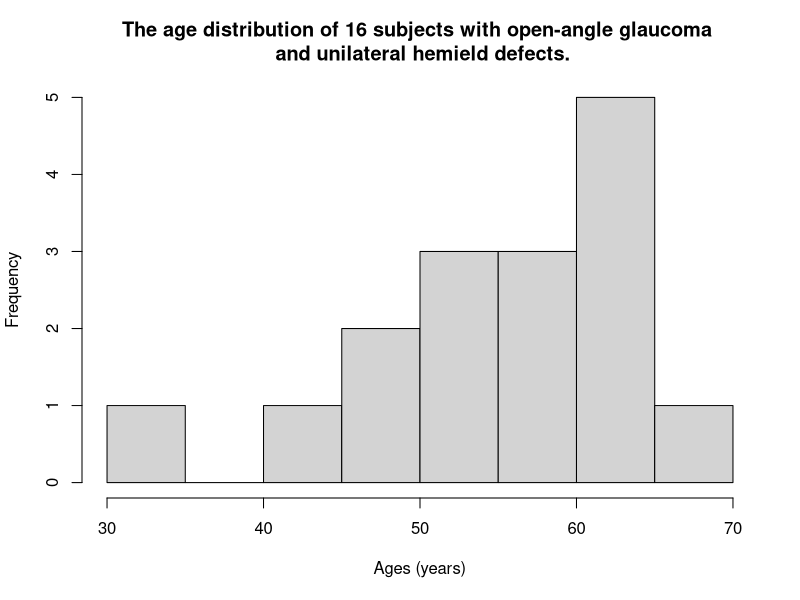
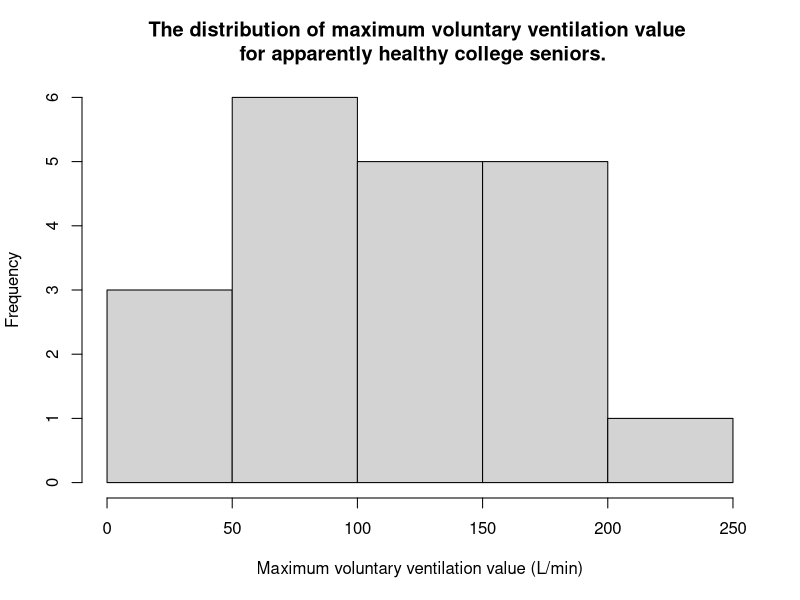

R code for these plots, in order:
## ---- chunk 1
knitr::opts_chunk$set(echo = TRUE)
## ---- chunk 2
ages <- c(62, 62, 68, 48, 51, 60, 51, 57, 57, 41, 62, 50, 53, 34, 62, 61)
hist(ages,
     xlab = "Ages (years)",
     main = "The age distribution of 16 subjects with open-angle glaucoma \n and unilateral hemield defects.")
summary(ages)
## ---- chunk 3
alpha <- 0.05
t_alpha <- qt(1 - alpha,15)
-t_alpha
## ---- chunk 4
ages_bar <- mean(ages)
ages_n <- length(ages)
ages_mu0 <- 60
ages_sd <- sd(ages) 
ages_t <- sqrt(ages_n)*(ages_bar-ages_mu0)/ages_sd
ages_t
## ---- chunk 5
p_value = pt(-abs(ages_t),df=15)
p_value
## ---- chunk 6
t.test(ages, 
       mu = 60,
       alternative = c("less"),
       conf.level = 0.95)
## ---- chunk 7
vent <- c(132, 33, 91, 108, 67, 169, 54, 203, 190, 133, 96, 30, 187, 21, 63, 166, 84, 110, 157, 138)
hist(vent,
     xlab = "Maximum voluntary ventilation value (L/min)",
     main = "The distribution of maximum voluntary ventilation value \n for apparently healthy college seniors.")
summary(vent)
## ---- chunk 8
alpha1 <- 0.01
t_alpha1 <- qt(1 - alpha1/2, 19)
-t_alpha1
## ---- chunk 9
vent_bar <- mean(vent)
vent_n <- length(vent)
vent_mu0 <- 110
vent_sd <- sd(vent) 
vent_t <- sqrt(vent_n)*(vent_bar-vent_mu0)/vent_sd
vent_t
## ---- chunk 10
t.test(vent, 
       mu = 110,
       alternative = c("two.sided"),
       conf.level = 0.99)
